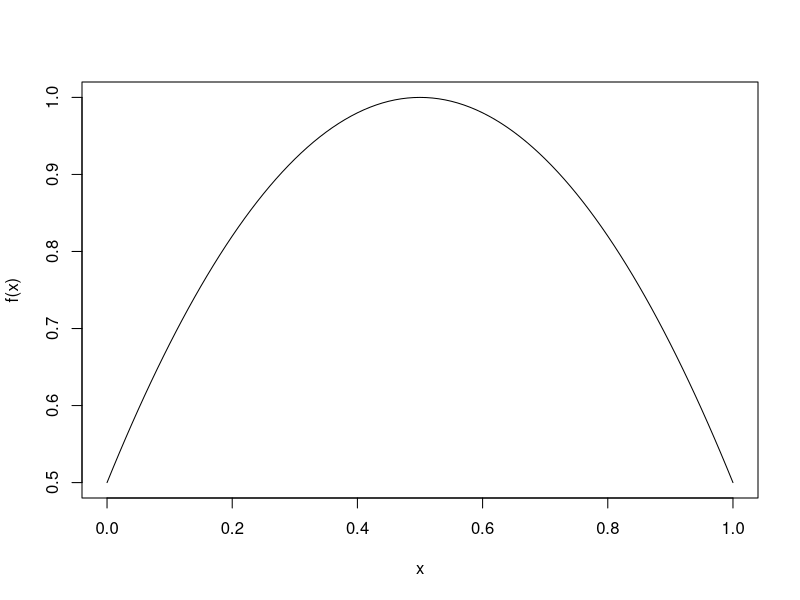

This chart was generated by the following R code: (Note: this script raises an error after producing the figure.)
# Examples for Bernstein Polynomials

## Nice convergence for a concave function
f = function(x){-2*(x-.5)^2+1}
x = seq(0,1,.01)
plot(x,f(x),type="l")
for(N in 1:30){points(x,Bn(f,n=N,pmf=dbinom)(x),type="l")}

## Example with Sin scaled to interval 0 < x < 1.
t = seq(0,1,.01)
Sin = function(x){sin(2*pi*x)}
BSin1 = Bn(f=Sin,n=1)
BSin10 = Bn(f=Sin,n=10)
BSin100 = Bn(f=Sin,n=100)
fit1 = BSin1(t)
fit10 = BSin10(t)
fit100 = BSin100(t)
plot(t,Sin(t),type="l",lwd=3,col="lightgreen",main="Approximating Sin by Bernstein Expansion")
points(t,Sin(t),type="l",lwd=3,col="forestgreen")
points(t,fit1,type="l",lwd=2,col="red")
points(t,fit10,type="l",lwd=2,col="purple")
points(t,fit100,type="l",lwd=2,col="blue")

## Using de Casteljau's Algorithm
deCasteljau(Sin,.6,10)

fastBSin100 = fastB(Sin,100)

## Speed comparison
library(microbenchmark)
microbenchmark(BSin100(t),fastBSin100(t))
## Unit: milliseconds
## expr       min        lq    median       uq       max neval
## BSin100(t) 1213.9194 1233.5991 1247.0700 1289.011 1944.6590   100
## fastBSin100(t)  309.1887  316.9562  322.6283  342.625  564.1454   100